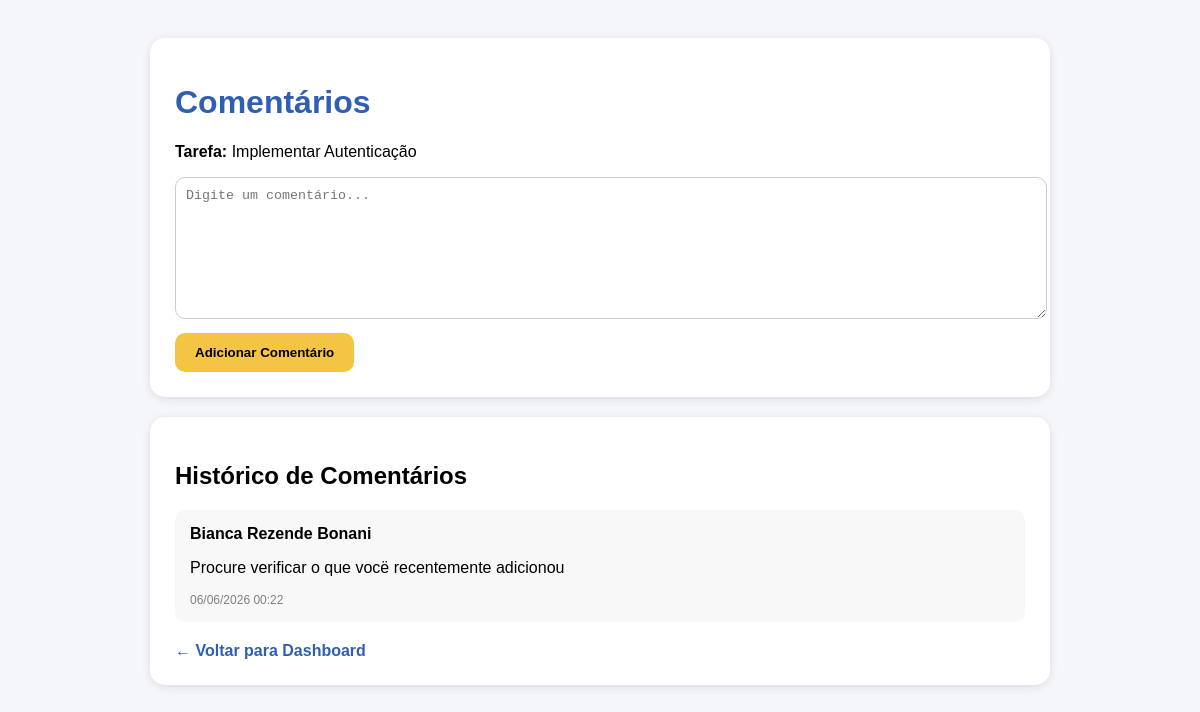
/comentarios/23 (signed in), run on the app's committed database.
### tables this page shows
CREATE TABLE tarefas(
                id INTEGER PRIMARY KEY AUTOINCREMENT,
                tarefa TEXT
            , status TEXT DEFAULT 'A Fazer', usuario_id INTEGER, prioridade TEXT DEFAULT 'Média', prazo TEXT, responsavel TEXT, projeto_id INTEGER);

CREATE TABLE comentarios(
        id INTEGER PRIMARY KEY AUTOINCREMENT,
        tarefa_id INTEGER NOT NULL,
        usuario_id INTEGER NOT NULL,
        comentario TEXT NOT NULL,
        data TEXT,
        FOREIGN KEY(tarefa_id) REFERENCES tarefas(id),
        FOREIGN KEY(usuario_id) REFERENCES usuarios(id)
    );

CREATE TABLE usuarios (
            id INTEGER PRIMARY KEY AUTOINCREMENT,
            nome TEXT NOT NULL,
            email TEXT NOT NULL UNIQUE,
            senha TEXT NOT NULL
        );

### app.py (the view, shortened to what this page needs)
@app.route("/comentarios/<int:tarefa_id>", methods=["GET", "POST"])
def comentarios(tarefa_id):
    if "usuario_id" not in session:
        return redirect("/login")
    conexao = get_db()
    cursor = conexao.cursor()
    cursor.execute("""
    SELECT id, tarefa
    FROM tarefas
    WHERE id=?
    """, (tarefa_id,))
    tarefa = cursor.fetchone()
    if not tarefa:
        conexao.close()
        return redirect("/dashboard")
    cursor.execute("""
    SELECT comentarios.comentario,
           comentarios.data,
           usuarios.nome
    FROM comentarios
    JOIN usuarios
    ON comentarios.usuario_id = usuarios.id
    WHERE comentarios.tarefa_id=?
    ORDER BY comentarios.id DESC
    """, (tarefa_id,))
    comentarios = cursor.fetchall()
    conexao.close()
    return render_template(
        "comentarios.html",
        tarefa=tarefa,
        comentarios=comentarios
    )

### app.py (called while the page is built)
def get_db():
    conexao = sqlite3.connect("dim.db")
    return conexao

### templates/comentarios.html (shortened to what this page needs)
<!DOCTYPE html>
<html lang="pt-BR">
<head>
</head>
<body>
<div class="container">
<div class="card">
<h1>Comentários</h1>
<p>
<strong>Tarefa:</strong>
{{ tarefa[1] }}
</p>
<form method="POST">
<textarea
name="comentario"
placeholder="Digite um comentário..."
required></textarea>
<button type="submit">
Adicionar Comentário
</button>
</form>
</div>
<div class="card">
<h2>Histórico de Comentários</h2>
{% for comentario in comentarios %}
<div class="comentario">
<strong>{{ comentario[2] }}</strong>
<p>{{ comentario[0] }}</p>
<div class="data">
{{ comentario[1] }}
</div>
</div>
{% endfor %}
<a href="/dashboard" class="voltar">
← Voltar para Dashboard
</a>
</div>
</div>
</body>
</html>

### templates/comentarios.html (style rules this page uses)
body { font-family:Arial,sans-serif; background:#f4f6f9; padding:30px; }
.container { max-width:900px; margin:auto; }
.card { background:white; padding:25px; border-radius:15px; margin-bottom:20px; box-shadow:0 2px 10px rgba(0,0,0,0.1); }
h1 { color:#2f5fb3; }
textarea { width:100%; height:120px; padding:10px; border-radius:10px; border:1px solid #ccc; }
button { background:#f4c542; border:none; padding:12px 20px; border-radius:10px; font-weight:bold; cursor:pointer; margin-top:10px; }
.comentario { background:#f8f8f8; padding:15px; border-radius:10px; margin-top:10px; }
.data { color:gray; font-size:12px; }
.voltar { display:inline-block; margin-top:20px; text-decoration:none; color:#2f5fb3; font-weight:bold; }

### data on the page
tarefas: tarefa "Implementar Autenticação"
comentarios: nome "Bianca Rezende Bonani", comentario "Procure verificar o que vocë recentemente adicionou", data "06/06/2026 00:22"
